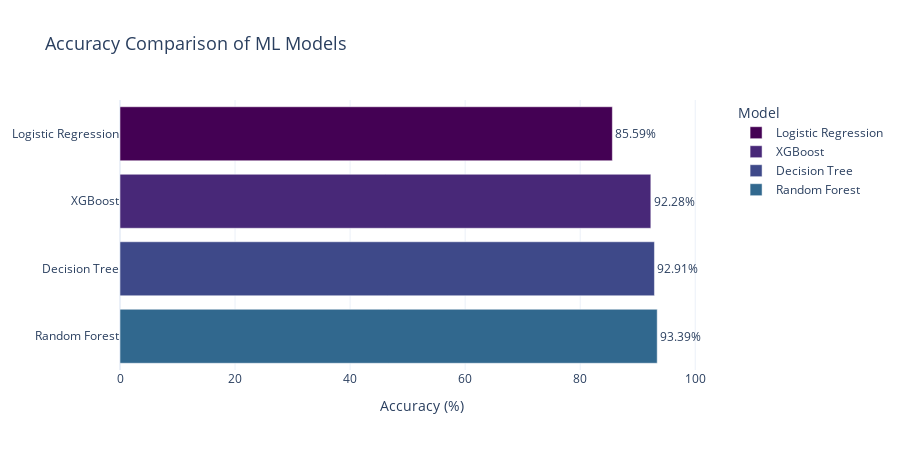

Write notebook code for a chart like this one.
### Code cell
import plotly.express as px
import pandas as pd
from sklearn.metrics import accuracy_score

# Calculate model accuracy scores
model_scores = {
    "Logistic Regression": accuracy_score(y_test, models["Logistic Regression"].predict(X_test)),
    "Decision Tree": accuracy_score(y_test, models["Decision Tree"].predict(X_test)),
    "Random Forest": accuracy_score(y_test, models["Random Forest"].predict(X_test)),
    "XGBoost": accuracy_score(y_test, models["XGBoost"].predict(X_test)),
}

# Convert to percentage and DataFrame
score_df = pd.DataFrame(
    [(model, round(score * 100, 2)) for model, score in model_scores.items()],
    columns=["Model", "Accuracy (%)"]
).sort_values(by="Accuracy (%)", ascending=True)

# Create interactive bar chart
fig = px.bar(
    score_df,
    x="Accuracy (%)",
    y="Model",
    orientation='h',
    text=score_df["Accuracy (%)"].apply(lambda x: f"{x:.2f}%"),
    title="Accuracy Comparison of ML Models",
    color="Model",
    color_discrete_sequence=px.colors.sequential.Viridis
)

# Customize layout
fig.update_traces(textposition='outside')
fig.update_layout(
    xaxis_range=[0, 105],
    xaxis_title="Accuracy (%)",
    yaxis_title=None,
    title_font_size=18,
    template="plotly_white",
    height=450
)

# Display the interactive chart
fig.show()

### Figure 1 — Plotly figure (JSON) as saved in the notebook; plotly's stock layout.template omitted (floating-point values rounded to 4 significant figures)
{"data": [{"alignmentgroup": "True", "hovertemplate": "Model=%{y}<br>Accuracy (%)=%{x}<br>text=%{text}<extra></extra>", "legendgroup": "Logistic Regression", "marker": {"color": "#440154", "pattern": {"shape": ""}}, "name": "Logistic Regression", "offsetgroup": "Logistic Regression", "orientation": "h", "showlegend": true, "text": ["85.59%"], "textposition": "outside", "type": "bar", "x": [85.59], "xaxis": "x", "y": ["Logistic Regression"], "yaxis": "y"}, {"alignmentgroup": "True", "hovertemplate": "Model=%{y}<br>Accuracy (%)=%{x}<br>text=%{text}<extra></extra>", "legendgroup": "XGBoost", "marker": {"color": "#482878", "pattern": {"shape": ""}}, "name": "XGBoost", "offsetgroup": "XGBoost", "orientation": "h", "showlegend": true, "text": ["92.28%"], "textposition": "outside", "type": "bar", "x": [92.28], "xaxis": "x", "y": ["XGBoost"], "yaxis": "y"}, {"alignmentgroup": "True", "hovertemplate": "Model=%{y}<br>Accuracy (%)=%{x}<br>text=%{text}<extra></extra>", "legendgroup": "Decision Tree", "marker": {"color": "#3e4989", "pattern": {"shape": ""}}, "name": "Decision Tree", "offsetgroup": "Decision Tree", "orientation": "h", "showlegend": true, "text": ["92.91%"], "textposition": "outside", "type": "bar", "x": [92.91], "xaxis": "x", "y": ["Decision Tree"], "yaxis": "y"}, {"alignmentgroup": "True", "hovertemplate": "Model=%{y}<br>Accuracy (%)=%{x}<br>text=%{text}<extra></extra>", "legendgroup": "Random Forest", "marker": {"color": "#31688e", "pattern": {"shape": ""}}, "name": "Random Forest", "offsetgroup": "Random Forest", "orientation": "h", "showlegend": true, "text": ["93.39%"], "textposition": "outside", "type": "bar", "x": [93.39], "xaxis": "x", "y": ["Random Forest"], "yaxis": "y"}], "layout": {"barmode": "relative", "height": 450, "legend": {"title": {"text": "Model"}, "tracegroupgap": 0}, "title": {"font": {"size": 18}, "text": "Accuracy Comparison of ML Models"}, "xaxis": {"anchor": "y", "domain": [0, 1], "range": [0, 105], "title": {"text": "Accuracy (%)"}}, "yaxis": {"anchor": "x", "categoryarray": ["Random Forest", "Decision Tree", "XGBoost", "Logistic Regression"], "categoryorder": "array", "domain": [0, 1], "title": {}}}}
